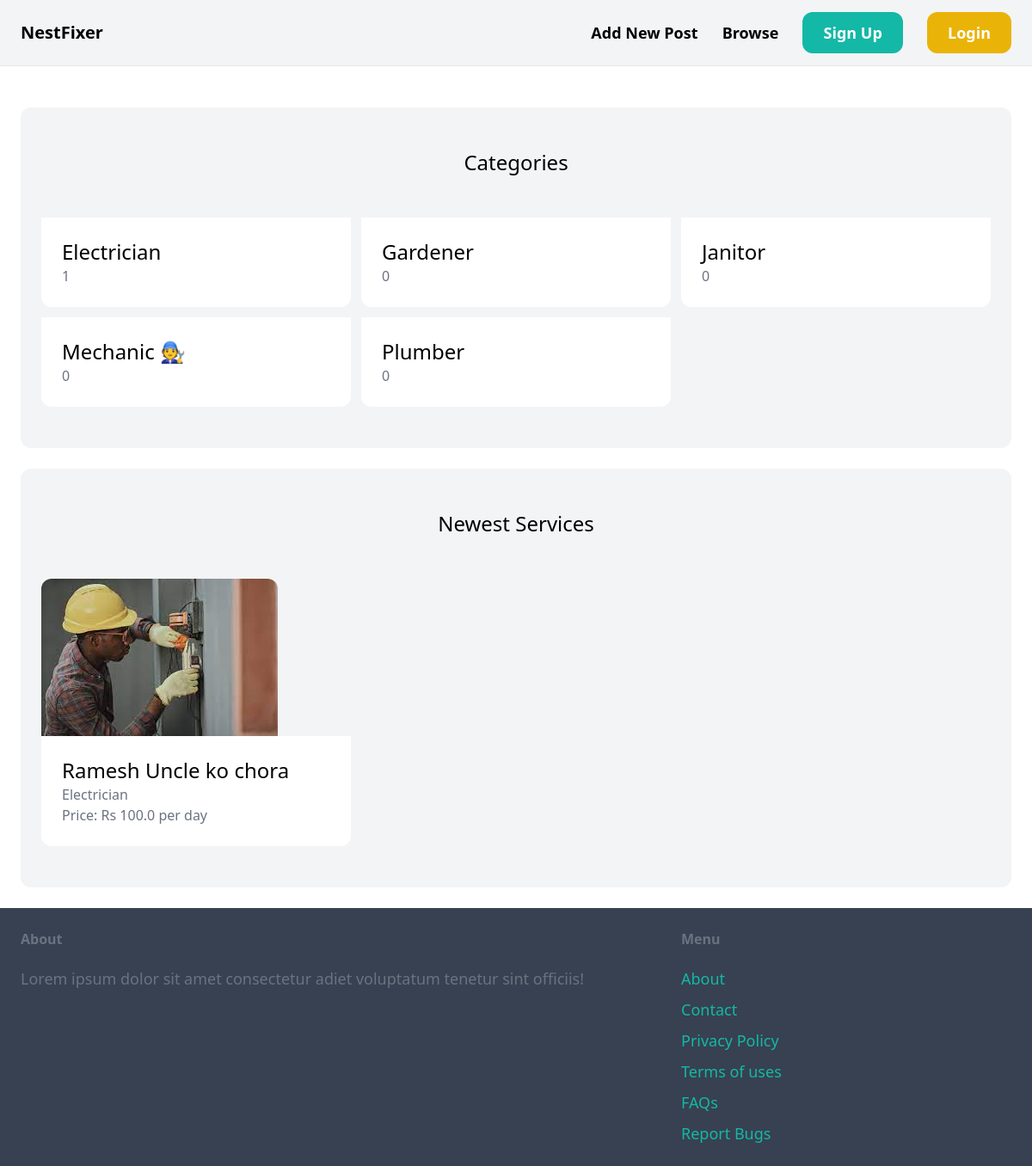
The app's page /, older data.
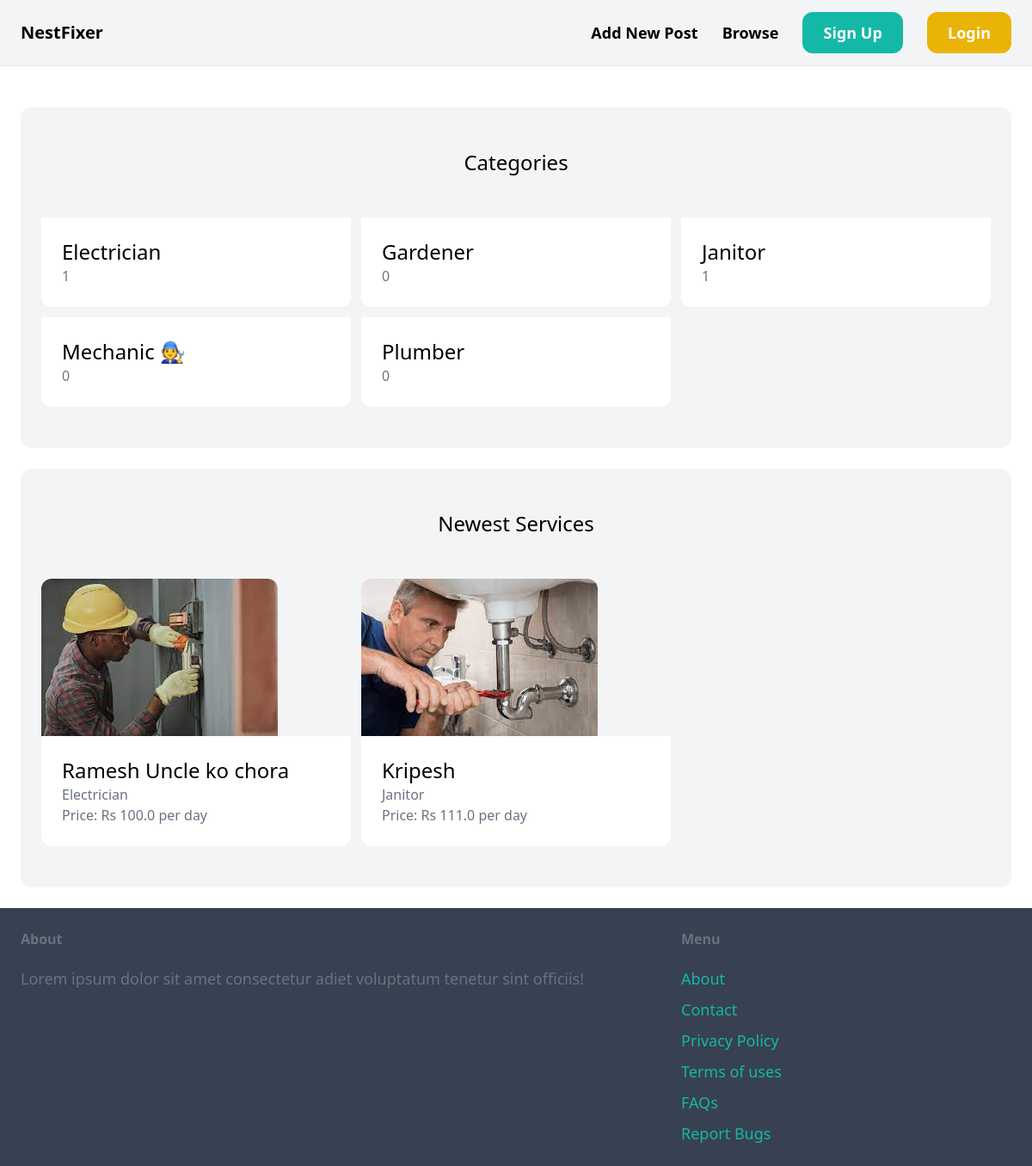
The same page, newer data.
### item/models.py (models this page shows, shortened)
class category(models.Model):
    name=models.CharField(max_length=255)
    class Meta:
        ordering = ('name',)
        verbose_name_plural = 'Categories'
    def __str__(self):
        return self.name

class Item(models.Model):
    Category=models.ForeignKey(category , related_name='items' , on_delete= models.CASCADE)
    name=models.CharField(max_length=255)
    description=models.TextField(blank=True , null=True)
    price = models.FloatField()
    image=models.ImageField(upload_to='item_images' , blank=True, null=True)
    is_available = models.BooleanField(default=False)
    is_negotiable = models.BooleanField(default=False)
    location= models.CharField(max_length=255)
    phone_number = models.CharField(max_length=15, blank=True, null=True)
    email = models.EmailField(blank=True, null=True)
    created_by = models.ForeignKey(User, related_name='items' , on_delete=models.CASCADE)
    created_at = models.DateTimeField(auto_now_add=True)

### core/views.py (the view)
# urls.py: path('', views.index, name='index'),
def index(request):
    items=Item.objects.filter(is_available=True)[0:6]
    categories= category.objects.all()
    return render(request, 'core/index.html',{
        'categories': categories,
        'items': items,
    })

### core/templates/core/index.html (shortened to what this page needs)
{% extends 'core/base.html' %}
{% block content %}
    <div class="mt-6 px-6 py-12 bg-gray-100 rounded-xl">
    <h2 class="mb-12 text-2xl text-center">Categories</h2>
    <div class="grid grid-cols-3 gap-3">
        {% for category in categories %}
            <div>
                <a href="#">
                    <div class="p-6 bg-white rounded-b-xl">
                        <h2 class="text-2xl">{{ category.name }}</h2>
                        <p class="text-gray-500">{{ category.items.count }}</p>
                    </div>
                </a>
            </div>
        {% endfor %}
    </div>
    </div>
    <div class="mt-6 px-6 py-12 bg-gray-100 rounded-xl">
        <h2 class="mb-12 text-2xl text-center">Newest Services</h2>
        <div class="grid grid-cols-3 gap-3">
            {% for item in items %}
                <div>
                    <a href="{% url 'item:detail' item.id %}">
                        <div>
                            <img src="{{ item.image.url }}" class="rounded-t-xl">
                        </div>
                        <div class="p-6 bg-white rounded-b-xl">
                            <h2 class="text-2xl">{{ item.name }}</h2>
                            <p class="text-gray-500">{{ item.Category }}</p>
                            <p class="text-gray-500">Price: Rs {{ item.price }} per day</p>
                        </div>
                    </a>
                </div>
            {% endfor %}
        </div>
    </div>
{% endblock %}

Row changes from the older to the newer data that the page shows:
computed for category "Janitor": items.count "0" → "1"
added Item: image (picture), name "Kripesh", Category "Janitor", price "111.0"
